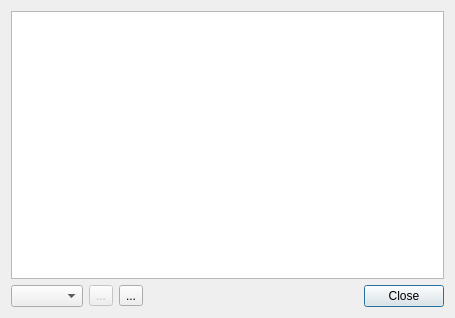
<?xml version="1.0" encoding="UTF-8"?>
<ui version="4.0">
 <class>Dialog</class>
 <widget class="QDialog" name="Dialog">
  <property name="geometry">
   <rect>
    <x>0</x>
    <y>0</y>
    <width>455</width>
    <height>318</height>
   </rect>
  </property>
  <property name="windowTitle">
   <string>Channel Check Report </string>
  </property>
  <layout class="QGridLayout" name="gridLayout_2">
   <item row="0" column="0">
    <layout class="QGridLayout" name="gridLayout">
     <item row="1" column="4">
      <widget class="QPushButton" name="close_btn">
       <property name="text">
        <string>Close</string>
       </property>
      </widget>
     </item>
     <item row="1" column="0">
      <widget class="QComboBox" name="error_grids_cbo"/>
     </item>
     <item row="1" column="1">
      <widget class="QToolButton" name="previous_btn">
       <property name="enabled">
        <bool>false</bool>
       </property>
       <property name="text">
        <string>...</string>
       </property>
       <property name="icon">
        <iconset>
         <normaloff>../img/arrow_1.svg</normaloff>../img/arrow_1.svg</iconset>
       </property>
      </widget>
     </item>
     <item row="1" column="3">
      <spacer name="horizontalSpacer">
       <property name="orientation">
        <enum>Qt::Horizontal</enum>
       </property>
       <property name="sizeHint" stdset="0">
        <size>
         <width>40</width>
         <height>20</height>
        </size>
       </property>
      </spacer>
     </item>
     <item row="0" column="0" colspan="5">
      <widget class="QPlainTextEdit" name="report_te"/>
     </item>
     <item row="1" column="2">
      <widget class="QToolButton" name="next_btn">
       <property name="text">
        <string>...</string>
       </property>
       <property name="icon">
        <iconset>
         <normaloff>../img/arrow_3.svg</normaloff>../img/arrow_3.svg</iconset>
       </property>
      </widget>
     </item>
    </layout>
   </item>
  </layout>
 </widget>
 <resources/>
 <connections/>
</ui>
